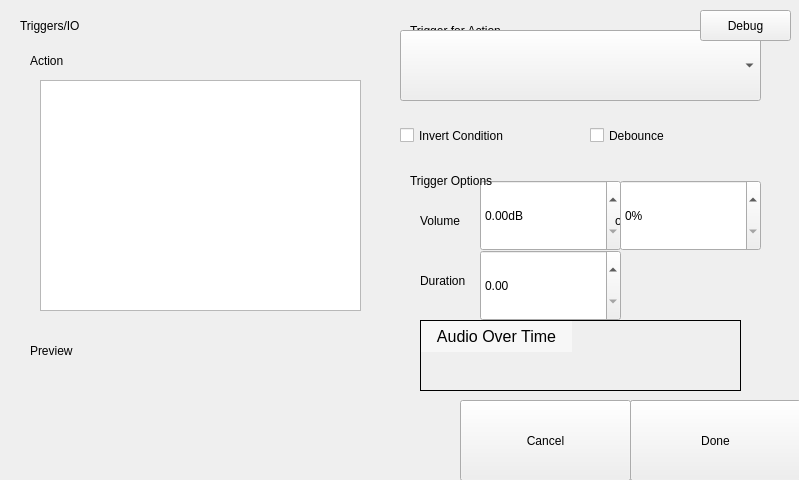
<?xml version="1.0" encoding="UTF-8"?>
<ui version="4.0">
 <class>TriggersAndIo</class>
 <widget class="QWidget" name="TriggersAndIo">
  <property name="geometry">
   <rect>
    <x>0</x>
    <y>0</y>
    <width>799</width>
    <height>480</height>
   </rect>
  </property>
  <property name="windowTitle">
   <string>Triggers</string>
  </property>
  <widget class="HeaderLabel" name="headerlabel">
   <property name="geometry">
    <rect>
     <x>20</x>
     <y>10</y>
     <width>271</width>
     <height>31</height>
    </rect>
   </property>
   <property name="text">
    <string>Triggers/IO</string>
   </property>
  </widget>
  <widget class="Backdrop" name="backdrop">
   <property name="geometry">
    <rect>
     <x>0</x>
     <y>0</y>
     <width>801</width>
     <height>481</height>
    </rect>
   </property>
  </widget>
  <widget class="Label" name="uiUnsavedChangesWarning">
   <property name="geometry">
    <rect>
     <x>420</x>
     <y>397</y>
     <width>361</width>
     <height>21</height>
    </rect>
   </property>
   <property name="text">
    <string>* Press Save to apply changes.</string>
   </property>
   <property name="alignment">
    <set>Qt::AlignRight|Qt::AlignTrailing|Qt::AlignVCenter</set>
   </property>
  </widget>
  <widget class="Button" name="uiSave">
   <property name="geometry">
    <rect>
     <x>630</x>
     <y>400</y>
     <width>171</width>
     <height>81</height>
    </rect>
   </property>
   <property name="text">
    <string>Save</string>
   </property>
   <property name="clickMarginLeft" stdset="0">
    <enum>Button::half</enum>
   </property>
  </widget>
  <widget class="Button" name="uiDone">
   <property name="geometry">
    <rect>
     <x>630</x>
     <y>400</y>
     <width>171</width>
     <height>81</height>
    </rect>
   </property>
   <property name="text">
    <string>Done</string>
   </property>
   <property name="clickMarginLeft" stdset="0">
    <enum>Button::half</enum>
   </property>
  </widget>
  <widget class="Button" name="uiCancel">
   <property name="geometry">
    <rect>
     <x>460</x>
     <y>400</y>
     <width>171</width>
     <height>81</height>
    </rect>
   </property>
   <property name="text">
    <string>Cancel</string>
   </property>
   <property name="clickMarginRight" stdset="0">
    <enum>Button::half</enum>
   </property>
  </widget>
  <widget class="Subheader" name="subheader">
   <property name="geometry">
    <rect>
     <x>30</x>
     <y>50</y>
     <width>321</width>
     <height>21</height>
    </rect>
   </property>
   <property name="text">
    <string>Action</string>
   </property>
  </widget>
  <widget class="ComboBox" name="uiTriggerList">
   <property name="geometry">
    <rect>
     <x>400</x>
     <y>30</y>
     <width>361</width>
     <height>71</height>
    </rect>
   </property>
   <property name="currentIndex">
    <number>-1</number>
   </property>
   <property name="clickMarginBottom" stdset="0">
    <enum>ComboBox::half</enum>
   </property>
  </widget>
  <widget class="Subheader" name="subheader_2">
   <property name="geometry">
    <rect>
     <x>410</x>
     <y>20</y>
     <width>371</width>
     <height>21</height>
    </rect>
   </property>
   <property name="text">
    <string>Trigger for Action</string>
   </property>
  </widget>
  <widget class="CheckBox" name="uiInvertCondition">
   <property name="geometry">
    <rect>
     <x>400</x>
     <y>100</y>
     <width>191</width>
     <height>71</height>
    </rect>
   </property>
   <property name="text">
    <string>Invert Condition</string>
   </property>
   <property name="clickMarginTop" stdset="0">
    <enum>CheckBox::half</enum>
   </property>
  </widget>
  <widget class="CheckBox" name="uiDebounce">
   <property name="geometry">
    <rect>
     <x>590</x>
     <y>100</y>
     <width>171</width>
     <height>71</height>
    </rect>
   </property>
   <property name="text">
    <string>Debounce</string>
   </property>
   <property name="clickMarginTop" stdset="0">
    <enum>CheckBox::half</enum>
   </property>
  </widget>
  <widget class="ScrollList" name="uiActionList">
   <property name="geometry">
    <rect>
     <x>40</x>
     <y>80</y>
     <width>321</width>
     <height>231</height>
    </rect>
   </property>
   <property name="editTriggers">
    <set>QAbstractItemView::NoEditTriggers</set>
   </property>
  </widget>
  <widget class="QWidget" name="uiPreview" native="true">
   <property name="geometry">
    <rect>
     <x>40</x>
     <y>370</y>
     <width>321</width>
     <height>111</height>
    </rect>
   </property>
  </widget>
  <widget class="Subheader" name="uiPreviewSubheader">
   <property name="geometry">
    <rect>
     <x>30</x>
     <y>340</y>
     <width>321</width>
     <height>21</height>
    </rect>
   </property>
   <property name="text">
    <string>Preview</string>
   </property>
  </widget>
  <widget class="QStackedWidget" name="uiIndividualTriggerConfigurationPanes">
   <property name="geometry">
    <rect>
     <x>400</x>
     <y>160</y>
     <width>401</width>
     <height>241</height>
    </rect>
   </property>
   <property name="currentIndex">
    <number>5</number>
   </property>
   <widget class="QWidget" name="uiNonePane"/>
   <widget class="QWidget" name="uiVirtualPane"/>
   <widget class="QWidget" name="uiIo1Pane">
    <widget class="DecimalSpinBox" name="uiIo1ThresholdVoltage">
     <property name="geometry">
      <rect>
       <x>140</x>
       <y>20</y>
       <width>221</width>
       <height>81</height>
      </rect>
     </property>
     <property name="suffix">
      <string> Volts</string>
     </property>
     <property name="maximum">
      <double>6.600000000000000</double>
     </property>
     <property name="singleStep">
      <double>0.100000000000000</double>
     </property>
    </widget>
    <widget class="CheckBox" name="uiIo120MAPullup">
     <property name="geometry">
      <rect>
       <x>140</x>
       <y>110</y>
       <width>151</width>
       <height>81</height>
      </rect>
     </property>
     <property name="text">
      <string>20mA at
5 Volts</string>
     </property>
    </widget>
    <widget class="CheckBox" name="uiIo11MAPullup">
     <property name="geometry">
      <rect>
       <x>0</x>
       <y>110</y>
       <width>141</width>
       <height>81</height>
      </rect>
     </property>
     <property name="text">
      <string>1mA at
5 Volts</string>
     </property>
    </widget>
    <widget class="Label" name="label_2">
     <property name="geometry">
      <rect>
       <x>20</x>
       <y>40</y>
       <width>171</width>
       <height>41</height>
      </rect>
     </property>
     <property name="text">
      <string>Input Threshold</string>
     </property>
    </widget>
    <widget class="Label" name="label_4">
     <property name="geometry">
      <rect>
       <x>20</x>
       <y>100</y>
       <width>181</width>
       <height>21</height>
      </rect>
     </property>
     <property name="text">
      <string>Pullups</string>
     </property>
    </widget>
    <widget class="Subheader" name="subheader_8">
     <property name="geometry">
      <rect>
       <x>10</x>
       <y>10</y>
       <width>241</width>
       <height>21</height>
      </rect>
     </property>
     <property name="text">
      <string>Trigger Options</string>
     </property>
    </widget>
    <zorder>label_4</zorder>
    <zorder>label_2</zorder>
    <zorder>uiIo1ThresholdVoltage</zorder>
    <zorder>uiIo11MAPullup</zorder>
    <zorder>uiIo120MAPullup</zorder>
    <zorder>subheader_8</zorder>
   </widget>
   <widget class="QWidget" name="uiIo2Pane">
    <widget class="DecimalSpinBox" name="uiIo2ThresholdVoltage">
     <property name="geometry">
      <rect>
       <x>140</x>
       <y>20</y>
       <width>221</width>
       <height>81</height>
      </rect>
     </property>
     <property name="suffix">
      <string> Volts</string>
     </property>
     <property name="maximum">
      <double>6.600000000000000</double>
     </property>
     <property name="singleStep">
      <double>0.100000000000000</double>
     </property>
    </widget>
    <widget class="CheckBox" name="uiIo220MAPullup">
     <property name="geometry">
      <rect>
       <x>0</x>
       <y>110</y>
       <width>211</width>
       <height>81</height>
      </rect>
     </property>
     <property name="text">
      <string>20mA
at 5 Volts</string>
     </property>
    </widget>
    <widget class="Label" name="label_5">
     <property name="geometry">
      <rect>
       <x>20</x>
       <y>100</y>
       <width>181</width>
       <height>21</height>
      </rect>
     </property>
     <property name="text">
      <string>Pullup</string>
     </property>
    </widget>
    <widget class="Label" name="label_6">
     <property name="geometry">
      <rect>
       <x>20</x>
       <y>40</y>
       <width>171</width>
       <height>41</height>
      </rect>
     </property>
     <property name="text">
      <string>Input Threshold</string>
     </property>
    </widget>
    <widget class="Subheader" name="subheader_7">
     <property name="geometry">
      <rect>
       <x>10</x>
       <y>10</y>
       <width>241</width>
       <height>21</height>
      </rect>
     </property>
     <property name="text">
      <string>Trigger Options</string>
     </property>
    </widget>
    <zorder>label_5</zorder>
    <zorder>label_6</zorder>
    <zorder>uiIo2ThresholdVoltage</zorder>
    <zorder>uiIo220MAPullup</zorder>
    <zorder>subheader_7</zorder>
   </widget>
   <widget class="QWidget" name="uiIo3Pane">
    <widget class="Label" name="label_7">
     <property name="geometry">
      <rect>
       <x>20</x>
       <y>0</y>
       <width>321</width>
       <height>21</height>
      </rect>
     </property>
     <property name="text">
      <string>Note: Input threshold is 5 volts.</string>
     </property>
    </widget>
   </widget>
   <widget class="QWidget" name="uiAudioPane">
    <widget class="Label" name="label">
     <property name="geometry">
      <rect>
       <x>20</x>
       <y>50</y>
       <width>81</width>
       <height>21</height>
      </rect>
     </property>
     <property name="text">
      <string>Volume</string>
     </property>
    </widget>
    <widget class="Label" name="label_9">
     <property name="geometry">
      <rect>
       <x>20</x>
       <y>110</y>
       <width>80</width>
       <height>21</height>
      </rect>
     </property>
     <property name="text">
      <string>Duration</string>
     </property>
    </widget>
    <widget class="QWidget" name="uiAudioGraph" native="true">
     <property name="geometry">
      <rect>
       <x>20</x>
       <y>160</y>
       <width>321</width>
       <height>71</height>
      </rect>
     </property>
     <property name="styleSheet">
      <string notr="true">border: 1px solid black</string>
     </property>
    </widget>
    <widget class="Label" name="uiAudioGraphLabel">
     <property name="geometry">
      <rect>
       <x>21</x>
       <y>161</y>
       <width>151</width>
       <height>31</height>
      </rect>
     </property>
     <property name="styleSheet">
      <string notr="true">
			font-size: 16px;
			background: rgba(255,255,255,127);</string>
     </property>
     <property name="text">
      <string>Audio Over Time</string>
     </property>
     <property name="alignment">
      <set>Qt::AlignCenter</set>
     </property>
    </widget>
    <widget class="Label" name="label_11">
     <property name="geometry">
      <rect>
       <x>200</x>
       <y>50</y>
       <width>41</width>
       <height>21</height>
      </rect>
     </property>
     <property name="text">
      <string>or</string>
     </property>
     <property name="alignment">
      <set>Qt::AlignCenter</set>
     </property>
    </widget>
    <widget class="DecimalSpinBox" name="uiAudioTriggerDB">
     <property name="geometry">
      <rect>
       <x>80</x>
       <y>20</y>
       <width>141</width>
       <height>71</height>
      </rect>
     </property>
     <property name="suffix">
      <string>dB</string>
     </property>
     <property name="maximum">
      <double>45.000000000000000</double>
     </property>
     <property name="singleStep">
      <double>0.100000000000000</double>
     </property>
     <property name="clickMarginBottom" stdset="0">
      <enum>DecimalSpinBox::half</enum>
     </property>
    </widget>
    <widget class="SpinBox" name="uiAudioTriggerPercent">
     <property name="geometry">
      <rect>
       <x>220</x>
       <y>20</y>
       <width>141</width>
       <height>71</height>
      </rect>
     </property>
     <property name="suffix">
      <string>%</string>
     </property>
     <property name="maximum">
      <number>100</number>
     </property>
     <property name="clickMarginBottom" stdset="0">
      <enum>SpinBox::half</enum>
     </property>
    </widget>
    <widget class="Subheader" name="subheader_4">
     <property name="geometry">
      <rect>
       <x>10</x>
       <y>10</y>
       <width>241</width>
       <height>21</height>
      </rect>
     </property>
     <property name="text">
      <string>Trigger Options</string>
     </property>
    </widget>
    <widget class="DecimalSpinBox" name="uiAudioTriggerDuration">
     <property name="geometry">
      <rect>
       <x>80</x>
       <y>90</y>
       <width>141</width>
       <height>71</height>
      </rect>
     </property>
     <property name="maximum">
      <double>999999999.000000000000000</double>
     </property>
     <property name="singleStep">
      <double>0.100000000000000</double>
     </property>
     <property name="clickMarginTop" stdset="0">
      <enum>DecimalSpinBox::half</enum>
     </property>
     <property name="units" stdset="0">
      <string>s</string>
     </property>
    </widget>
    <zorder>label</zorder>
    <zorder>label_9</zorder>
    <zorder>uiAudioGraph</zorder>
    <zorder>uiAudioGraphLabel</zorder>
    <zorder>uiAudioTriggerDB</zorder>
    <zorder>label_11</zorder>
    <zorder>uiAudioTriggerPercent</zorder>
    <zorder>uiAudioTriggerDuration</zorder>
    <zorder>subheader_4</zorder>
   </widget>
   <widget class="QWidget" name="uiMotionPane">
    <widget class="QWidget" name="uiMotionGraph" native="true">
     <property name="geometry">
      <rect>
       <x>20</x>
       <y>39</y>
       <width>321</width>
       <height>121</height>
      </rect>
     </property>
     <property name="styleSheet">
      <string notr="true">border: 1px solid black</string>
     </property>
    </widget>
    <widget class="Button" name="uiConfigureMotionTriggering">
     <property name="geometry">
      <rect>
       <x>0</x>
       <y>149</y>
       <width>361</width>
       <height>81</height>
      </rect>
     </property>
     <property name="text">
      <string>Configure Motion Triggering</string>
     </property>
    </widget>
    <widget class="Label" name="uiMotionGraphLabel">
     <property name="geometry">
      <rect>
       <x>21</x>
       <y>40</y>
       <width>151</width>
       <height>31</height>
      </rect>
     </property>
     <property name="styleSheet">
      <string notr="true">
			font-size: 16px;
			background: rgba(255,255,255,127);</string>
     </property>
     <property name="text">
      <string>Motion Over Time</string>
     </property>
     <property name="alignment">
      <set>Qt::AlignCenter</set>
     </property>
    </widget>
    <widget class="Subheader" name="subheader_5">
     <property name="geometry">
      <rect>
       <x>10</x>
       <y>10</y>
       <width>241</width>
       <height>21</height>
      </rect>
     </property>
     <property name="text">
      <string>Trigger Options</string>
     </property>
    </widget>
    <zorder>uiMotionGraph</zorder>
    <zorder>uiMotionGraphLabel</zorder>
    <zorder>uiConfigureMotionTriggering</zorder>
    <zorder>subheader_5</zorder>
   </widget>
   <widget class="QWidget" name="uiDelayPane">
    <widget class="DecimalSpinBox" name="uiDelayAmount">
     <property name="geometry">
      <rect>
       <x>50</x>
       <y>20</y>
       <width>151</width>
       <height>81</height>
      </rect>
     </property>
     <property name="decimals">
      <number>2</number>
     </property>
     <property name="maximum">
      <double>99999999.000000000000000</double>
     </property>
     <property name="singleStep">
      <double>0.010000000000000</double>
     </property>
     <property name="units" stdset="0">
      <string>s</string>
     </property>
    </widget>
    <widget class="Label" name="label_8">
     <property name="geometry">
      <rect>
       <x>20</x>
       <y>40</y>
       <width>51</width>
       <height>41</height>
      </rect>
     </property>
     <property name="text">
      <string>Delay</string>
     </property>
    </widget>
    <widget class="Subheader" name="subheader_6">
     <property name="geometry">
      <rect>
       <x>10</x>
       <y>10</y>
       <width>241</width>
       <height>21</height>
      </rect>
     </property>
     <property name="text">
      <string>Trigger Options</string>
     </property>
    </widget>
    <zorder>label_8</zorder>
    <zorder>uiDelayAmount</zorder>
    <zorder>subheader_6</zorder>
   </widget>
   <widget class="QWidget" name="uiCombPane"/>
   <widget class="QWidget" name="uiTogglePane"/>
   <widget class="QWidget" name="uiShutterPane"/>
   <widget class="QWidget" name="uiRecordingPane"/>
   <widget class="QWidget" name="uiDispFramePane"/>
   <widget class="QWidget" name="uiStartRecPane"/>
   <widget class="QWidget" name="uiEndRecPane"/>
   <widget class="QWidget" name="uiNextSegPane"/>
   <widget class="QWidget" name="uiTimingIoPane"/>
   <widget class="QWidget" name="uiAlwaysHighPane"/>
  </widget>
  <widget class="QPushButton" name="uiDebug">
   <property name="geometry">
    <rect>
     <x>700</x>
     <y>10</y>
     <width>91</width>
     <height>31</height>
    </rect>
   </property>
   <property name="focusPolicy">
    <enum>Qt::NoFocus</enum>
   </property>
   <property name="text">
    <string>Debug</string>
   </property>
  </widget>
  <zorder>backdrop</zorder>
  <zorder>headerlabel</zorder>
  <zorder>uiUnsavedChangesWarning</zorder>
  <zorder>uiSave</zorder>
  <zorder>uiDone</zorder>
  <zorder>subheader</zorder>
  <zorder>subheader_2</zorder>
  <zorder>uiTriggerList</zorder>
  <zorder>uiInvertCondition</zorder>
  <zorder>uiDebounce</zorder>
  <zorder>uiActionList</zorder>
  <zorder>uiPreviewSubheader</zorder>
  <zorder>uiIndividualTriggerConfigurationPanes</zorder>
  <zorder>uiPreview</zorder>
  <zorder>uiCancel</zorder>
  <zorder>uiDebug</zorder>
 </widget>
 <customwidgets>
  <customwidget>
   <class>Backdrop</class>
   <extends>QLabel</extends>
   <header>backdrop</header>
  </customwidget>
  <customwidget>
   <class>Button</class>
   <extends>QPushButton</extends>
   <header>button</header>
  </customwidget>
  <customwidget>
   <class>CheckBox</class>
   <extends>QCheckBox</extends>
   <header>check_box</header>
  </customwidget>
  <customwidget>
   <class>ComboBox</class>
   <extends>QComboBox</extends>
   <header>combo_box</header>
  </customwidget>
  <customwidget>
   <class>DecimalSpinBox</class>
   <extends>QDoubleSpinBox</extends>
   <header>decimal_spin_box</header>
  </customwidget>
  <customwidget>
   <class>HeaderLabel</class>
   <extends>QLabel</extends>
   <header>header_label</header>
  </customwidget>
  <customwidget>
   <class>Label</class>
   <extends>QLabel</extends>
   <header>label</header>
  </customwidget>
  <customwidget>
   <class>ScrollList</class>
   <extends>QListView</extends>
   <header>scroll_list</header>
  </customwidget>
  <customwidget>
   <class>SpinBox</class>
   <extends>QSpinBox</extends>
   <header>spin_box</header>
  </customwidget>
  <customwidget>
   <class>Subheader</class>
   <extends>QLabel</extends>
   <header>subheader</header>
  </customwidget>
 </customwidgets>
 <tabstops>
  <tabstop>uiDone</tabstop>
  <tabstop>uiSave</tabstop>
  <tabstop>uiActionList</tabstop>
  <tabstop>uiTriggerList</tabstop>
  <tabstop>uiInvertCondition</tabstop>
  <tabstop>uiDebounce</tabstop>
  <tabstop>uiIo1ThresholdVoltage</tabstop>
  <tabstop>uiIo11MAPullup</tabstop>
  <tabstop>uiIo120MAPullup</tabstop>
  <tabstop>uiIo2ThresholdVoltage</tabstop>
  <tabstop>uiIo220MAPullup</tabstop>
  <tabstop>uiAudioTriggerDB</tabstop>
  <tabstop>uiAudioTriggerPercent</tabstop>
  <tabstop>uiAudioTriggerDuration</tabstop>
  <tabstop>uiConfigureMotionTriggering</tabstop>
  <tabstop>uiDelayAmount</tabstop>
  <tabstop>uiCancel</tabstop>
 </tabstops>
 <resources>
  <include location="../../assets.qrc"/>
 </resources>
 <connections/>
</ui>
